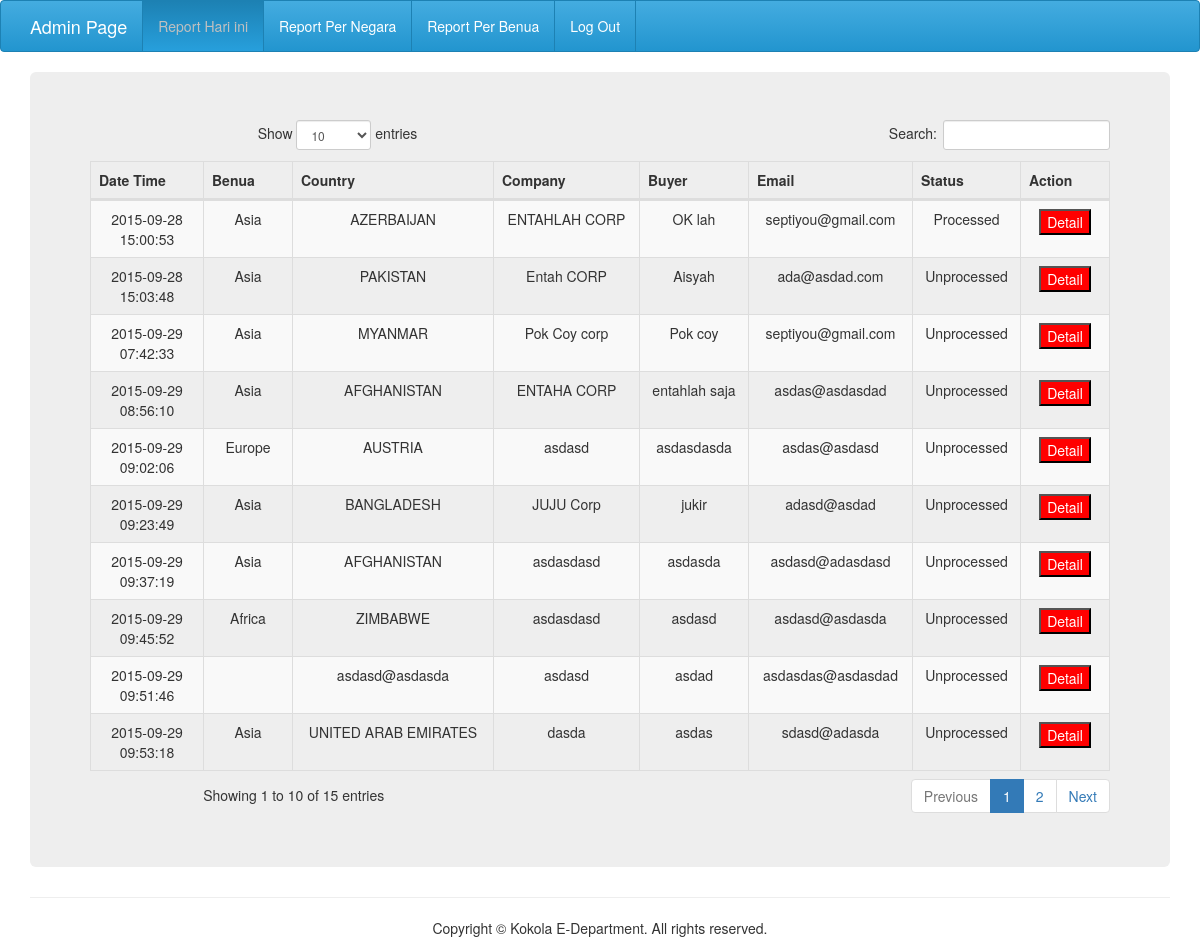
Screenshot of /subhanallah.php with the database file from the repository.
### tables this page shows
CREATE TABLE IF NOT EXISTS `buyer` (
  `ID` int(10) NOT NULL,
  `PIC` varchar(100) NOT NULL,
  `tgl` date NOT NULL,
  `wkt` time NOT NULL,
  `benua` varchar(100) NOT NULL,
  `negara` varchar(100) NOT NULL,
  `company` varchar(100) NOT NULL,
  `gender` varchar(5) NOT NULL,
  `buyer` varchar(100) NOT NULL,
  `email` varchar(200) NOT NULL,
  `progress` varchar(50) NOT NULL DEFAULT 'Unprocessed',
  `nama_file_card` varchar(200) NOT NULL,
  `ukuran_file_card` int(10) NOT NULL,
  `direktori_card` text NOT NULL,
  `nama_file_buyer` varchar(200) NOT NULL,
  `ukuran_file_buyer` int(10) NOT NULL,
  `direktori_buyer` text NOT NULL,
  `status` varchar(100) DEFAULT NULL,
  `trader` varchar(10) NOT NULL DEFAULT 'No',
  `own` varchar(10) NOT NULL DEFAULT 'No',
  `middleman` varchar(10) NOT NULL DEFAULT 'No',
  `have_ownbrand` varchar(10) NOT NULL DEFAULT 'No',
  `import_othercountry` varchar(10) NOT NULL DEFAULT 'No',
  `indonesia_biscuit` varchar(10) NOT NULL DEFAULT 'No',
  `never` varchar(10) NOT NULL DEFAULT 'No',
  `discussion` varchar(30) NOT NULL,
  `rating` varchar(10) DEFAULT NULL,
  `others_brief` varchar(300) NOT NULL,
  `packing1` varchar(100) NOT NULL,
  `packing2` varchar(100) NOT NULL,
  `packing3` varchar(100) NOT NULL,
  `biscuit_type1` varchar(100) NOT NULL,
  `biscuit_type2` varchar(100) NOT NULL,
  `biscuit_type3` varchar(100) NOT NULL,
  `biscuit_type4` varchar(100) NOT NULL,
  `biscuit_type5` varchar(100) NOT NULL,
  `biscuit_type6` varchar(100) NOT NULL,
  `price_list` varchar(10) NOT NULL DEFAULT 'No',
  `factory_visit` varchar(10) NOT NULL DEFAULT 'No',
  `best_price` varchar(10) NOT NULL DEFAULT 'No',
  `sample` varchar(10) NOT NULL DEFAULT 'No',
  `others` varchar(300) NOT NULL
);

### subhanallah.php (the view, shortened to what this page needs)
<?php
if($_SESSION['HAK'] = "admin"){
    ?>
    <!DOCTYPE html>
    <html lang="en">
    <head>
        <link rel="stylesheet" href="DT/bootstrap.min.css">
        <link rel="stylesheet" href="DT/dataTables.bootstrap.css">
        <link rel="stylesheet" href="DT/responsive.bootstrap.css">
    </head>
    <body>
    <nav class="navbar navbar-default navbar-custom">
        <div class="container">
            <div class="navbar-header">
                <a class="navbar-brand" href="#">Admin Page</a> </div>
            <div class="collapse navbar-collapse" id="myDefaultNavbar1" >
                <ul class="nav navbar-nav">
                    <li class="active"><a href="subhanallah.php">Report Hari ini <span class="sr-only">(current)</span></a></li>
                    <li><a href="reportpernegara.php">Report Per Negara</a></li>
                    <li><a href="reportperbenua.php">Report Per Benua</a></li>
                    <li><a href="logout.php">Log Out</a></li>
                </ul>
            </div>
        </div>
    </nav>
    <div class="container">
        <section>
            <div class="jumbotron text-center">
                <div class="container">
                    <div class="row">
                        <div class="col-xs12">
                            <table id="example" class="table table-striped table-bordered dt-responsive nowrap" cellspacing="0" width="100%">
                                <thead>
                                <tr>
                                    <th>Date Time</th>
                                    <th>Benua</th>
                                    <th>Country</th>
                                    <th>Company</th>
                                    <th>Buyer</th>
                                    <th>Email</th>
                                    <th>Status</th>
                                    <th>Action</th>
                                </tr>
                                </thead>
                                <tbody>
                                <?php
                                $sql = "SELECT * FROM buyer GROUP BY buyer order by ID DESC";
                                $hasil_sql = mysql_query($sql);
                                while($data = mysql_fetch_assoc($hasil_sql))
                                {
                                    echo "<tr>";
                                    echo "<td align='center'>$data[tgl]<br>$data[wkt]</td>";
                                    echo "<td align='center'>$data[benua]</td>";
                                    echo "<td align='center'>$data[negara]</td>";
                                    echo "<td align='center'>$data[company]</td>";
                                    echo "<td align='center'>$data[buyer]</td>";
                                    echo "<td align='center' class='td1'>$data[email]</td>";
                                    echo "<td align='center'>$data[progress]</td>";
                                    echo "<td align='center'><a href='detail.php?ID=$data[ID]' style='text-decoration:none;'><input type='button' value='Detail' style='background-color:#F00;color:#FFF;'></a></td>";
                                    echo "</tr>";
                                }
                                ?>
                                </tbody>
                            </table>
                        </div>
                    </div>
                </div>
            </div>
        </section>
        <hr>
    </div>
    <footer class="text-center">
        <div class="container">
            <div class="row">
                <div class="col-xs-12">
                    <p>Copyright © Kokola E-Department. All rights reserved.</p>
                </div>
            </div>
        </div>
    </footer>
    </body>
    </html>
    <?php
}
else{
    echo "Anda tidak berhak";
}
?>

### subhanallah.php (style rules this page uses)
.navbar-custom { background-color: #2295cf; border-color: #1d81b3; background-image: -webkit-gradient(linear, left 0%, left 100%, from(#44ace0), to(#2295cf)); background-image: -webkit-linear-gradient(top, #44ace0, 0%, #2295cf, 100%); background-image: -moz-linear-gradient(top, #44ace0 0%, #2295cf 100%); background-image: linear-gradient(to bottom, #44ace0 0%, #2295cf 100%); background-repeat: repeat-x; filter: progid:DXImageTransform.Microsoft.gradient(startColorstr='#ff44ace0', endColorstr='#ff2295cf', GradientType=0); }
.navbar-custom .navbar-brand { color: #ffffff; }
.navbar-custom .navbar-nav > li:last-child > a { border-right: 1px solid #1d81b3; }
.navbar-custom .navbar-nav > li > a { color: #ffffff; border-left: 1px solid #1d81b3; }
.navbar-custom .navbar-nav > .active > a, .navbar-custom .navbar-nav > .active > a:hover, .navbar-custom .navbar-nav > .active > a:focus { color: #c0c0c0; background-color: #1d81b3; background-image: -webkit-gradient(linear, left 0%, left 100%, from(#1d81b3), to(#279fdc)); background-image: -webkit-linear-gradient(top, #1d81b3, 0%, #279fdc, 100%); background-image: -moz-linear-gradient(top, #1d81b3 0%, #279fdc 100%); background-image: linear-gradient(to bottom, #1d81b3 0%, #279fdc 100%); background-repeat: repeat-x; filter: progid:DXImageTransform.Microsoft.gradient(startColorstr='#ff1d81b3', endColorstr='#ff279fdc', GradientType=0); }
.navbar-custom .navbar-collapse, .navbar-custom .navbar-form { border-color: #1d7fb0; }

### rows the page displays
buyer: tgl "2015-09-29", wkt "09:53:18", benua "Asia", negara "UNITED ARAB EMIRATES", company "dasda", buyer "asdas", email "sdasd@adasda", progress "Unprocessed"
buyer: tgl "2015-09-29", wkt "09:51:46", negara "asdasd@asdasda", company "asdasd", buyer "asdad", email "asdasdas@asdasdad", progress "Unprocessed"
buyer: tgl "2015-09-29", wkt "09:45:52", benua "Africa", negara "ZIMBABWE", company "asdasdasd", buyer "asdasd", email "asdasd@asdasda", progress "Unprocessed"
buyer: tgl "2015-09-29", wkt "09:37:19", benua "Asia", negara "AFGHANISTAN", company "asdasdasd", buyer "asdasda", email "asdasd@adasdasd", progress "Unprocessed"
buyer: tgl "2015-09-29", wkt "09:23:49", benua "Asia", negara "BANGLADESH", company "JUJU Corp", buyer "jukir", email "adasd@asdad", progress "Unprocessed"
buyer: tgl "2015-09-29", wkt "09:02:06", benua "Europe", negara "AUSTRIA", company "asdasd", buyer "asdasdasda", email "asdas@asdasd", progress "Unprocessed"
buyer: tgl "2015-09-29", wkt "08:56:10", benua "Asia", negara "AFGHANISTAN", company "ENTAHA CORP", buyer "entahlah saja", email "asdas@asdasdad", progress "Unprocessed"
buyer: tgl "2015-09-29", wkt "07:42:33", benua "Asia", negara "MYANMAR", company "Pok Coy corp", buyer "Pok coy", email "septiyou@gmail.com", progress "Unprocessed"
buyer: tgl "2015-09-28", wkt "15:03:48", benua "Asia", negara "PAKISTAN", company "Entah CORP", buyer "Aisyah", email "ada@asdad.com", progress "Unprocessed"
buyer: tgl "2015-09-28", wkt "15:00:53", benua "Asia", negara "AZERBAIJAN", company "ENTAHLAH CORP", buyer "OK lah", email "septiyou@gmail.com", progress "Processed"
